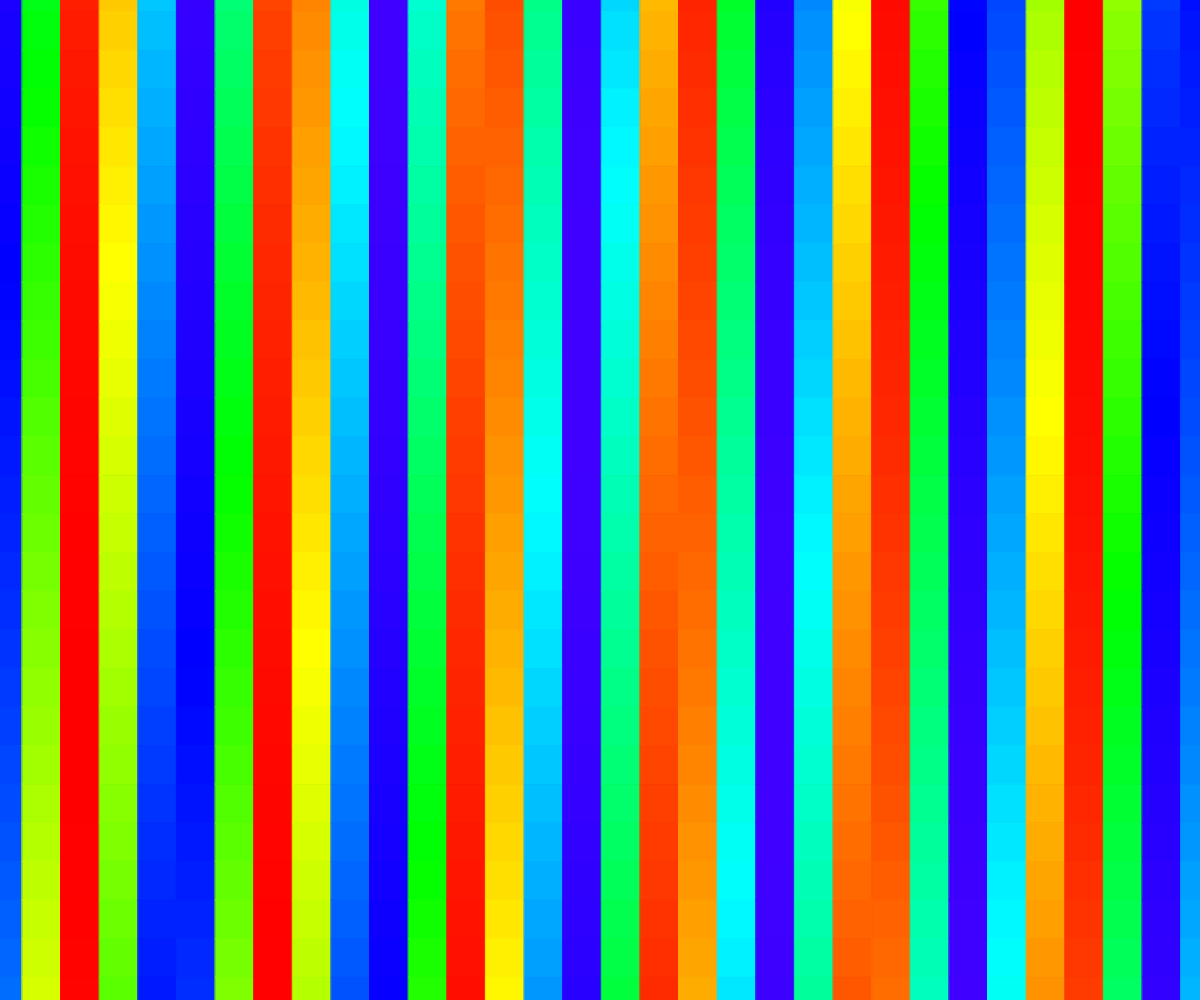
Frame 1 (no input)
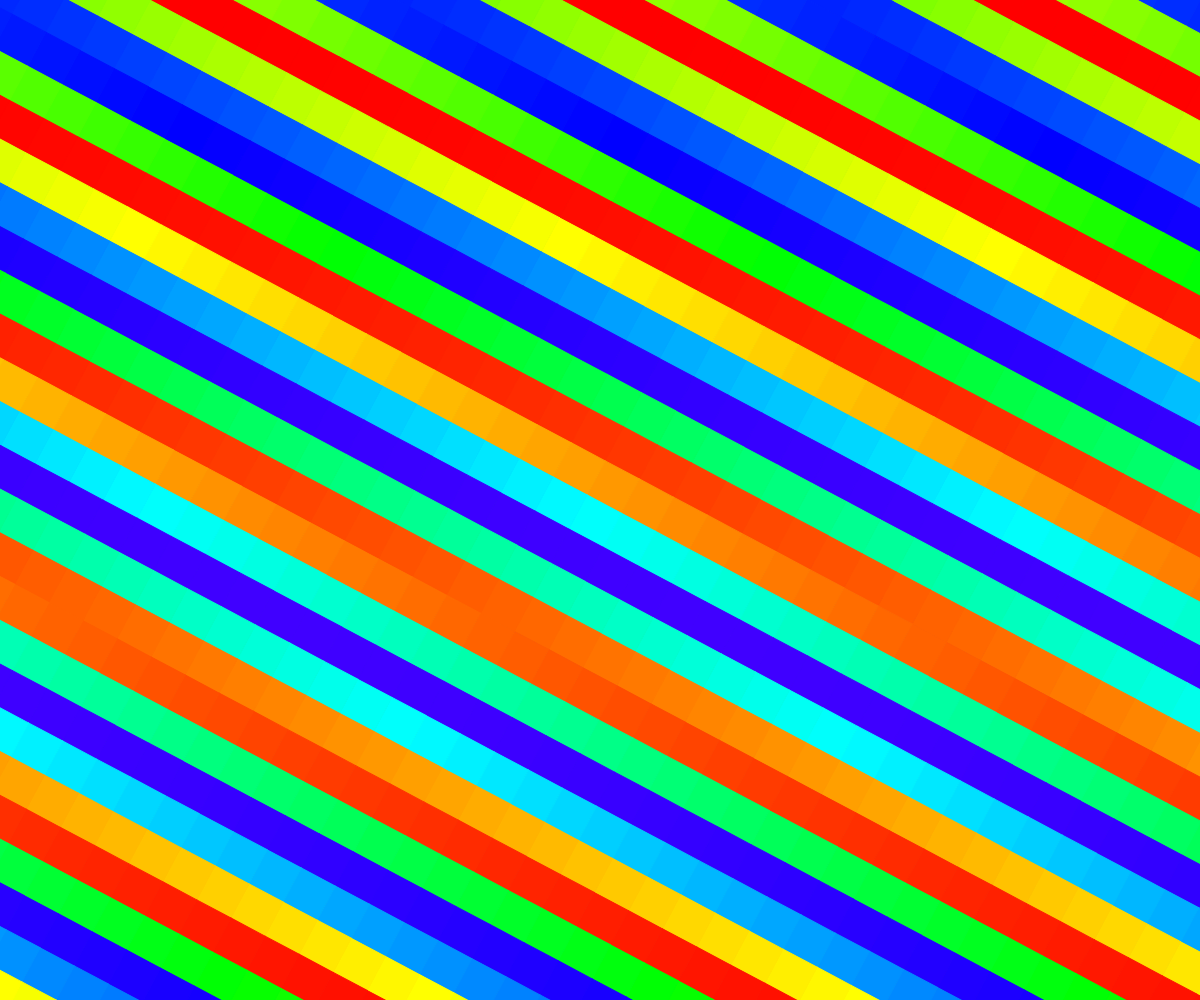
Frame 60 (no input)
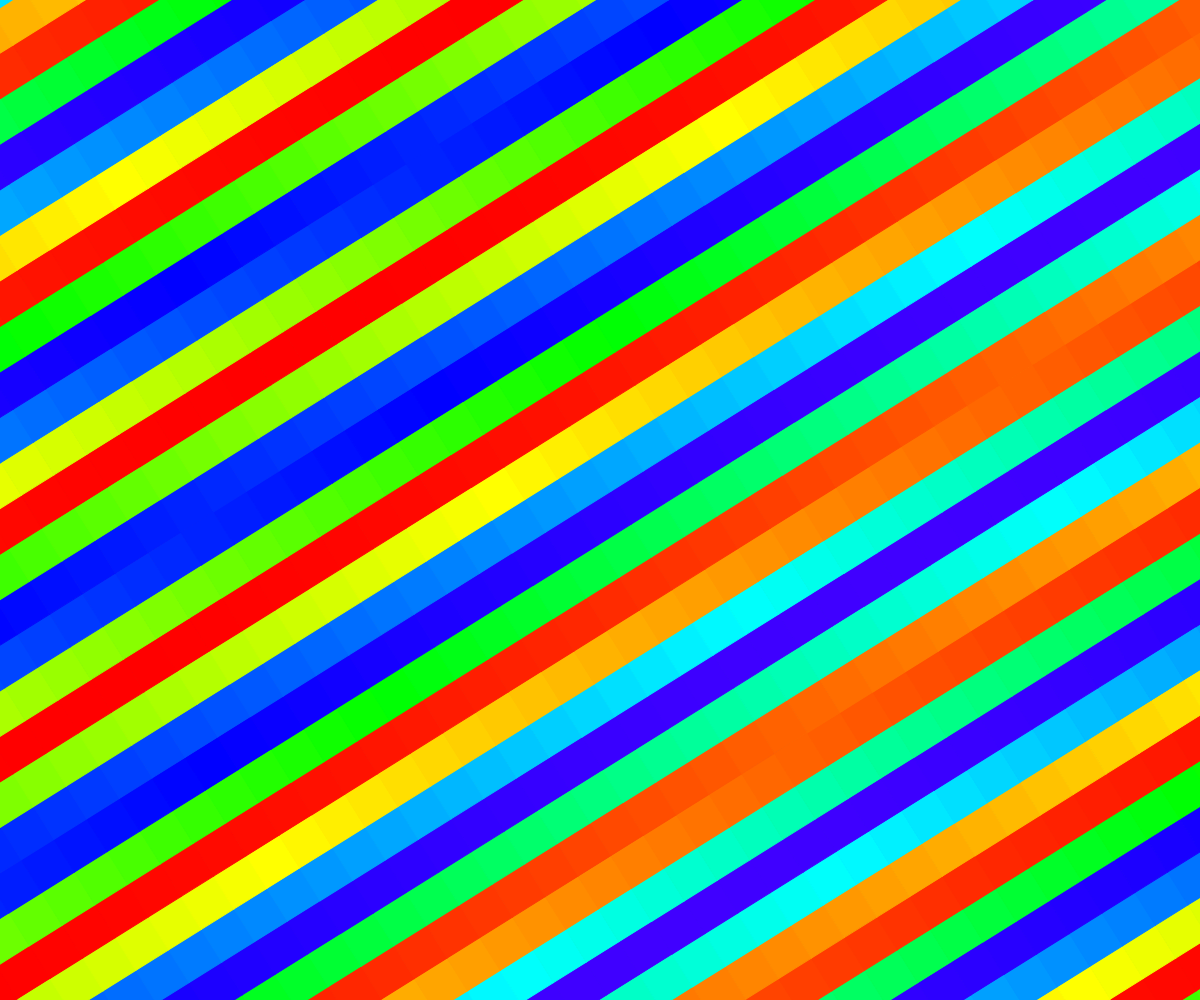
Frame 120 (the mouse pressed at the canvas centre since frame 60)

The p5.js sketch that drew these frames (run headless with seeded random() and noise() and a simulated clock; from frame 60 on, the mouse is pressed at the canvas centre):

// p5.js sketch
// ── sketch.js
let PXL_RES = 32;
let BFR_MULT = 1.1;
let val = 0;
let degs = 0;
let rotSpeed = 2;
let pixels = [];

function setup() {
  frameRate(30);
  colorMode(HSB, 360);
  BFR_MULT += random(0, .4);
  PXL_RES = random(32, 64);
  var cnv = createCanvas(window.innerWidth, window.innerHeight);
  background(0);
  cnv.style('display', 'block');
  let pwidth = int(width/PXL_RES);
  let pheight = int(height/PXL_RES);

  for (i = -pwidth * BFR_MULT; i < pwidth * BFR_MULT; i++){
    for (j = -pheight * BFR_MULT; j < pheight * BFR_MULT; j++){
      pixels.push(new pxl(i * PXL_RES, j * PXL_RES));
    }
  }
  angleMode(DEGREES);
}

function draw() {
  translate(width/2, height/2);
  rotate(degs); //rotates the entire canvas around the origin
  for (row of pixels){
    row.show(map(sin(val), -1, 1, 0, 255));
    val += 1;
  }
  degs += rotSpeed;

  if (keyIsDown(UP_ARROW))
    rotSpeed += 1;
  if (keyIsDown(DOWN_ARROW))
    rotSpeed -= 1;
}

function windowResized() {
  resizeCanvas(window.innerWidth, window.innerHeight);
}

class pxl {

  constructor(x, y){
    this.x = x;
    this.y = y;
  }

  show(col){
    fill(col, 360, 360);
    stroke(col, 360, 360);
    square(this.x, this.y, PXL_RES);
  }
}
